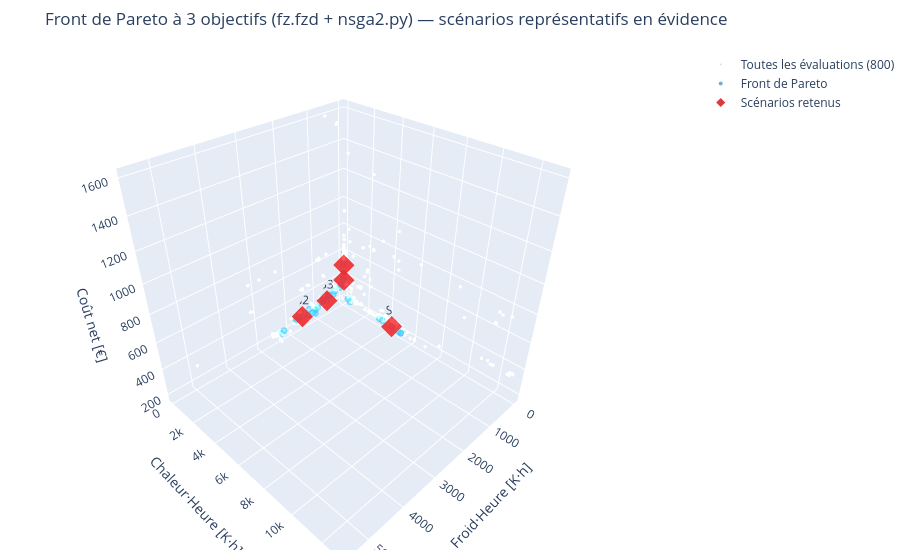

The notebook cell saved with this chart:
### Markdown cell above
## 6. Front de Pareto (3D) : degrés-heures froid / chaleur / coût

En plus du front de Pareto final et des scénarios retenus, ce graphique
affiche aussi (en fond, points pâles) **toutes** les évaluations de toutes
les générations — disponibles directement via `fzd_result["XY"]`, un
DataFrame que `fz` construit automatiquement (variables + sorties de chaque
cas). La version `pymoo` n'avait accès qu'au front final (`res.F`) : cette
vue d'ensemble est un a-côté gratuit de l'usage de `fz`.

### Code cell
XY = fzd_result["XY"]

fig = go.Figure()
fig.add_trace(go.Scatter3d(
    x=XY["DH_froid_Kh"], y=XY["DH_chaleur_Kh"], z=XY["Cout_net_eur"],
    mode="markers", name=f"Toutes les évaluations ({len(XY)})",
    marker=dict(color="rgba(120,120,120,0.25)", size=2),
))
fig.add_trace(go.Scatter3d(
    x=F[:, 0], y=F[:, 1], z=F[:, 2], mode="markers", name="Front de Pareto",
    marker=dict(color="rgba(31,119,180,0.6)", size=4),
))
fig.add_trace(go.Scatter3d(
    x=F[selected_idx, 0], y=F[selected_idx, 1], z=F[selected_idx, 2],
    mode="markers+text", name="Scénarios retenus",
    marker=dict(color="rgba(214,39,40,0.9)", size=7, symbol="diamond"),
    text=[f"S{i + 1}" for i in range(len(selected_idx))],
))
fig.update_layout(
    scene=dict(xaxis_title="Froid·Heure [K·h]", yaxis_title="Chaleur·Heure [K·h]", zaxis_title="Coût net [€]"),
    title="Front de Pareto à 3 objectifs (fz.fzd + nsga2.py) — scénarios représentatifs en évidence",
    height=550, margin=dict(l=0, r=0, t=50, b=0),
)
fig.show()

### Figure 1 — Plotly figure (JSON) as saved in the notebook; plotly's stock layout.template omitted (floating-point values rounded to 4 significant figures; data arrays with more than 128 entries replaced by an {"elided": "..."} marker saying what was removed)
{"data": [{"marker": {"color": "rgba(120,120,120,0.25)", "size": 2}, "mode": "markers", "name": "Toutes les évaluations (800)", "type": "scatter3d", "x": {"elided": "800 float values"}, "y": {"elided": "800 float values"}, "z": {"elided": "800 float values"}}, {"marker": {"color": "rgba(31,119,180,0.6)", "size": 4}, "mode": "markers", "name": "Front de Pareto", "type": "scatter3d", "x": [0.0, 0.0, 2317.0, 91.3, 0.0, 0.0, 0.0, 0.0, 2233.0, 0.0, 1807.0, 0.0, 0.0, 0.0, 352.7, 0.0, 1365.0, 901.4, 0.0, 150.2, 0.0, 0.0, 83.05, 1585.0, 683.8, 0.0, 1230.0, 1120.0, 0.0, 1031.0, 1320.0, 433.4, 784.1, 814.4, 1484.0, 1214.0, 1700.0, 1756.0, 606.1, 551.4], "y": [5116.0, 5116.0, 57.16, 53.0, 57.5, 3313.0, 667.0, 58.36, 57.36, 57.62, 58.35, 4081.0, 3552.0, 59.32, 56.99, 4895.0, 64.31, 57.85, 4455.0, 59.59, 479.3, 64.01, 55.34, 58.88, 113.5, 64.03, 164.0, 113.3, 4336.0, 113.6, 58.44, 108.0, 57.14, 56.99, 61.02, 343.0, 58.72, 59.54, 57.34, 57.86], "z": [192.4, 192.4, 212.7, 332.1, 513.0, 210.8, 212.3, 428.3, 224.5, 497.7, 252.3, 205.1, 209.0, 405.7, 317.5, 195.2, 241.0, 290.5, 200.8, 324.1, 228.0, 374.7, 340.8, 257.1, 278.6, 370.2, 250.6, 256.5, 202.1, 269.9, 284.0, 301.9, 299.2, 294.9, 272.6, 250.3, 264.3, 249.6, 306.7, 307.4]}, {"marker": {"color": "rgba(214,39,40,0.9)", "size": 7, "symbol": "diamond"}, "mode": "markers+text", "name": "Scénarios retenus", "text": ["S1", "S2", "S3", "S4", "S5"], "type": "scatter3d", "x": [0.0, 1585.0, 683.8, 0.0, 0.0], "y": [4336.0, 58.88, 113.5, 64.03, 57.62], "z": [202.1, 257.1, 278.6, 370.2, 497.7]}], "layout": {"height": 550, "margin": {"b": 0, "l": 0, "r": 0, "t": 50}, "scene": {"xaxis": {"title": {"text": "Froid·Heure [K·h]"}}, "yaxis": {"title": {"text": "Chaleur·Heure [K·h]"}}, "zaxis": {"title": {"text": "Coût net [€]"}}}, "title": {"text": "Front de Pareto à 3 objectifs (fz.fzd + nsga2.py) — scénarios représentatifs en évidence"}}}
